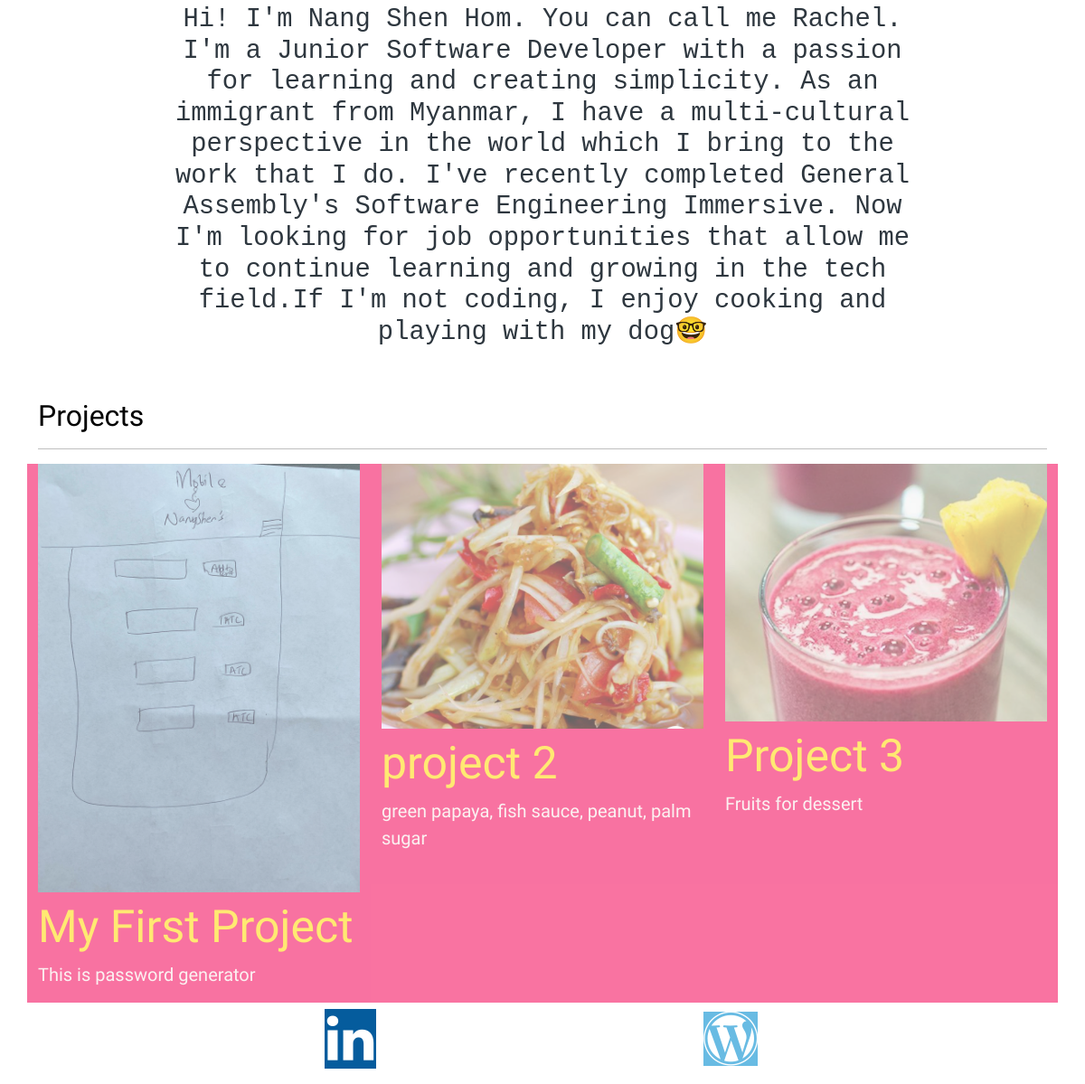
The app's page / (lower part), older data.
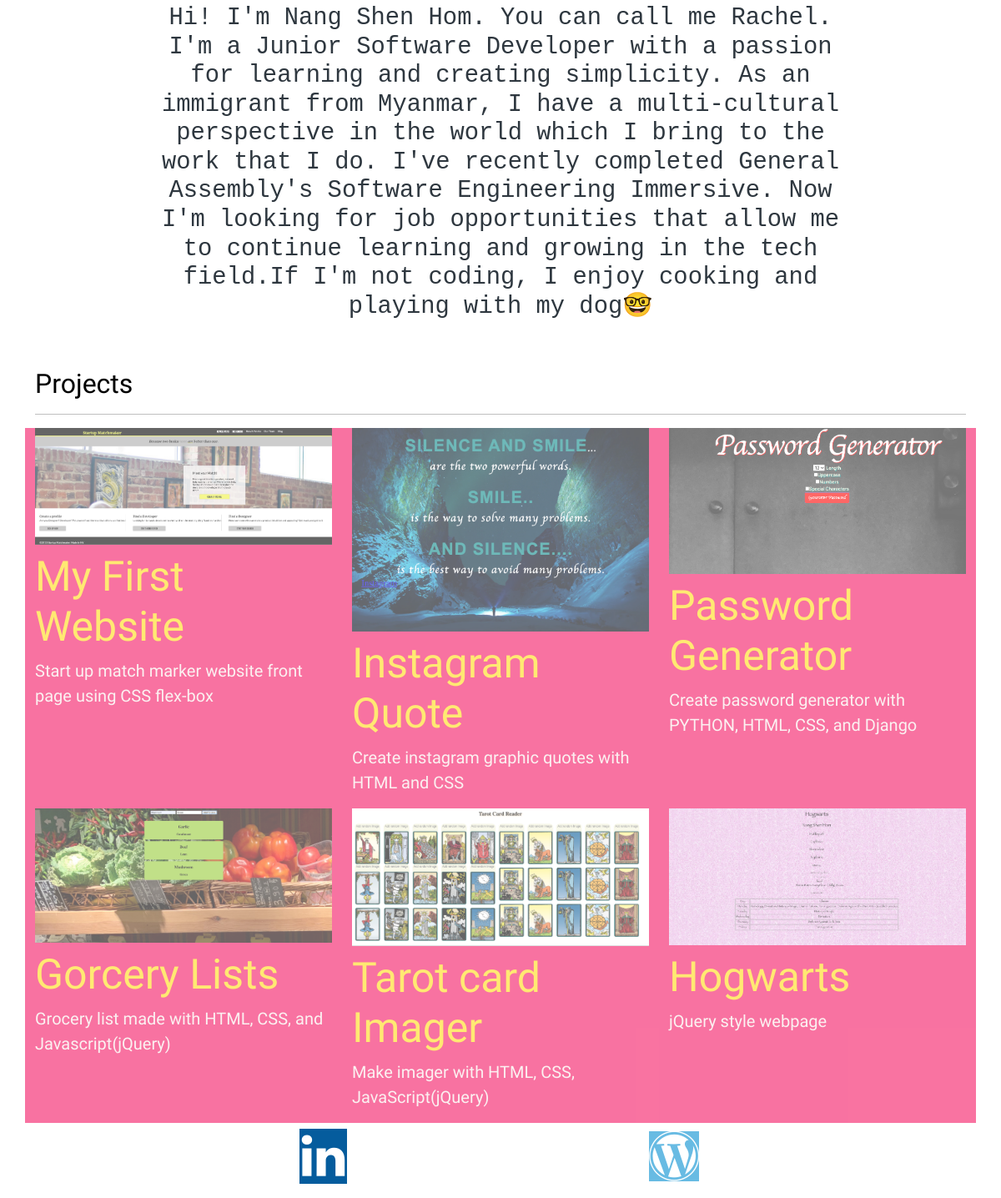
The same page, newer data.
### portfolio/models.py (models this page shows, shortened)
class Project(models.Model):
    title = models.CharField( max_length=100)
    description = models.CharField(max_length=250)
    image = models.ImageField(upload_to='portfolio/images/')
    url = models.URLField(blank = True)

### portfolio/views.py (the view)
# urls.py: 2. Add a URL to urlpatterns:  path('', views.home, name='home')
def home(request):
    projects = Project.objects.all()
    return render(request, 'portfolio/home.html', {'projects':projects})

### portfolio/templates/portfolio/home.html (shortened to what this page needs)
 {% extends 'portfolio/base.html' %}
{% load static %}
{% block content %}
<div class="row justify-content-center mb-3">
   <div class="col-md-9 text-center">
      <h1 id="hometext" class="font-weight-bold"> Hi! I'm Nang Shen Hom. You can call me Rachel. I'm a Junior Software Developer with a passion for learning and creating simplicity. As an immigrant from Myanmar, I have a multi-cultural perspective in the world which I bring to the work that I do. I've recently completed General Assembly's Software Engineering Immersive. Now I'm looking for job opportunities that allow me to continue learning and growing in the tech field.If I'm not coding, I enjoy cooking and playing with my dog🤓</h1>
    </div>
</div>
<h2 class="mt-5">Projects</h2>
<hr>
<div class="row">
  {% for project in projects %}
  <div class="col-lg-4 col-md-6">
    {% if project.url %}
    <a href="{{ project.url }}">
      <img src="{{ project.image.url }}" class="img-fluid mb-2">
    </a>
    {% else %}
    <img src="{{ project.image.url }}" class="img-fluid mb-2">
    {% endif %}
    <h3>{{ project.title }}</h3>
    <p>{{ project.description }}</p>
  </div>
  {% endfor %}
</div>
{% endblock %}

### portfolio/templates/portfolio/base.html (shortened to what this page needs)
{% load static %}
<!doctype html>
<html lang="en">
  <head>
    <link href="https://cdn.jsdelivr.net/npm/bootstrap@5.0.0-beta3/dist/css/bootstrap.min.css" rel="stylesheet">
    <link rel="stylesheet" href="{% static "portfolio/custom.css" %}">
    <link rel="stylesheet" href="https://use.fontawesome.com/releases/v5.2.0/css/all.css">
    <link rel="stylesheet" href="https://stackpath.bootstrapcdn.com/font-awesome/4.7.0/css/font-awesome.min.css">
  </head>
  <body>
<div class="container">
  {% block content %} {% endblock %}
</div>
<div class=footer>
      <li>
          <a href="https://www.linkedin.com/in/nang-shen-hom/" target="_linkedin">
          <i class="fa fa-linkedin"></i></a>
      </li>
      <li>
          <a href="https://wordpress.com/view/nangshenhomcode.wordpress.com" target="_Wordpress">
          <i class="fa fa-wordpress"></i></a>
      </li>
  </div>
</body>
</html>

### portfolio/static/portfolio/custom.css (style rules this page uses)
body { background-image: url(https://res.cloudinary.com/dcrioc0sw/image/upload/v1617898598/pawel-czerwinski-QY5U8JD3-tk-unsplash_r7dplp.jpg) ; font-family: 'Courier New', Courier, monospace; font-size: 2rem; color: black; }
p { color:#F9E9E9; font-size: 20px; font-family: 'Orbitron', sans-serif; }
h1 { font-family: 'Courier New', Courier, monospace; }
h2 { font-family: 'Orbitron', sans-serif; }
h3 { font-size: 50px; font-family: 'Great Vibes', cursive; color:#FFDB15; }
@media (min-width: 992px) { #hometext { font-size: 1.8rem; color: rgb(46, 55, 63); } }
@media (min-width: 992px) { .col-lg-4 { background-color:#F51663; opacity: 0.6; } }

### portfolio/templates/portfolio/base.html (style rules this page uses)
div.footer { list-style: none; display:flex; justify-content: space-evenly; font-size:60px; }
.fa-linkedin:before { color:white; border-style: solid; border-color:#055C9D; background-color:#055C9D; }
.fa-wordpress:before { color: white; border-style: solid; background-color: #68BBE3; }

Row changes from the older to the newer data that the page shows:
removed Project: image (picture), title "Project 3", description "Fruits for dessert"
changed Project: image: a different picture; title "My First Project" → "My First Website"; description "This is password generator" → "Start up match marker website front page using CSS flex-box"
changed Project: image: a different picture; title "project 2" → "Instagram Quote"; description "green papaya, fish sauce, peanut, palm sugar" → "Create instagram graphic quotes with HTML and CSS"
added Project: image (picture), title "Password Generator", description "Create password generator with PYTHON, HTML, CSS, and Django"
added Project: image (picture), title "Gorcery Lists", description "Grocery list made with HTML, CSS, and Javascript(jQuery)"
added Project: image (picture), title "Tarot card Imager", description "Make imager with HTML, CSS, JavaScript(jQuery)"
added Project: image (picture), title "Hogwarts", description "jQuery style webpage"
